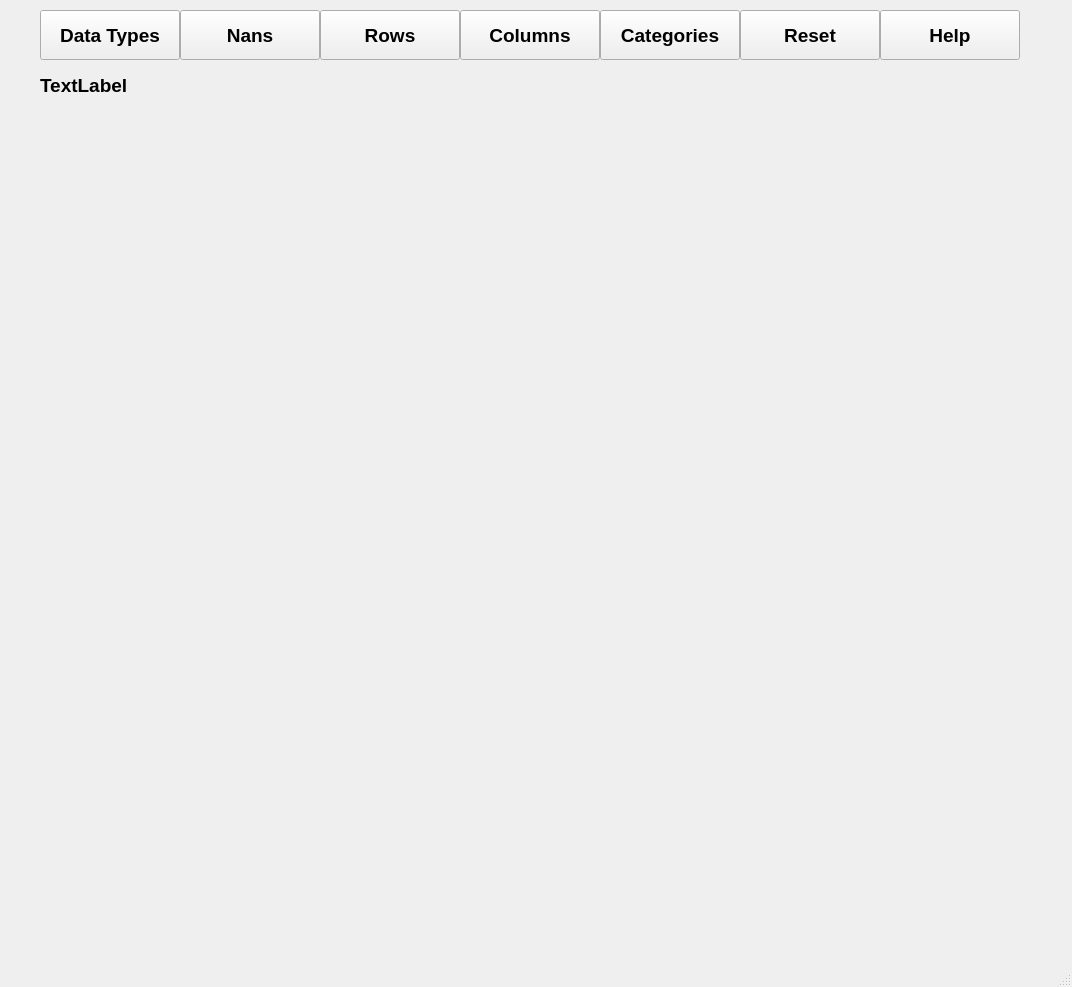
<?xml version="1.0" encoding="UTF-8"?>
<ui version="4.0">
 <class>MainWindow</class>
 <widget class="QMainWindow" name="MainWindow">
  <property name="geometry">
   <rect>
    <x>0</x>
    <y>0</y>
    <width>1072</width>
    <height>987</height>
   </rect>
  </property>
  <property name="font">
   <font>
    <family>Arial</family>
    <pointsize>14</pointsize>
    <weight>75</weight>
    <bold>true</bold>
   </font>
  </property>
  <property name="windowTitle">
   <string>MainWindow</string>
  </property>
  <widget class="QWidget" name="centralwidget">
   <widget class="QPushButton" name="DataTypesbutton">
    <property name="geometry">
     <rect>
      <x>40</x>
      <y>10</y>
      <width>140</width>
      <height>50</height>
     </rect>
    </property>
    <property name="font">
     <font>
      <family>Arial</family>
      <pointsize>14</pointsize>
      <weight>75</weight>
      <bold>true</bold>
     </font>
    </property>
    <property name="text">
     <string>Data Types</string>
    </property>
   </widget>
   <widget class="QPushButton" name="Nansbutton">
    <property name="geometry">
     <rect>
      <x>180</x>
      <y>10</y>
      <width>140</width>
      <height>50</height>
     </rect>
    </property>
    <property name="font">
     <font>
      <weight>75</weight>
      <bold>true</bold>
     </font>
    </property>
    <property name="text">
     <string>Nans</string>
    </property>
   </widget>
   <widget class="QPushButton" name="Rowsbutton">
    <property name="geometry">
     <rect>
      <x>320</x>
      <y>10</y>
      <width>140</width>
      <height>50</height>
     </rect>
    </property>
    <property name="font">
     <font>
      <weight>75</weight>
      <bold>true</bold>
     </font>
    </property>
    <property name="text">
     <string>Rows</string>
    </property>
   </widget>
   <widget class="QPushButton" name="Columnsbutton">
    <property name="geometry">
     <rect>
      <x>460</x>
      <y>10</y>
      <width>140</width>
      <height>50</height>
     </rect>
    </property>
    <property name="font">
     <font>
      <weight>75</weight>
      <bold>true</bold>
     </font>
    </property>
    <property name="text">
     <string>Columns</string>
    </property>
   </widget>
   <widget class="QPushButton" name="Categoriesbutton">
    <property name="geometry">
     <rect>
      <x>600</x>
      <y>10</y>
      <width>140</width>
      <height>50</height>
     </rect>
    </property>
    <property name="font">
     <font>
      <weight>75</weight>
      <bold>true</bold>
     </font>
    </property>
    <property name="text">
     <string>Categories</string>
    </property>
   </widget>
   <widget class="QPushButton" name="InspectResetbutton">
    <property name="geometry">
     <rect>
      <x>740</x>
      <y>10</y>
      <width>140</width>
      <height>50</height>
     </rect>
    </property>
    <property name="font">
     <font>
      <weight>75</weight>
      <bold>true</bold>
     </font>
    </property>
    <property name="text">
     <string>Reset</string>
    </property>
   </widget>
   <widget class="QPushButton" name="InspectHelpbutton">
    <property name="geometry">
     <rect>
      <x>880</x>
      <y>10</y>
      <width>140</width>
      <height>50</height>
     </rect>
    </property>
    <property name="font">
     <font>
      <weight>75</weight>
      <bold>true</bold>
     </font>
    </property>
    <property name="text">
     <string>Help</string>
    </property>
   </widget>
   <widget class="QLabel" name="DataInspectsplash">
    <property name="geometry">
     <rect>
      <x>40</x>
      <y>60</y>
      <width>121</width>
      <height>51</height>
     </rect>
    </property>
    <property name="text">
     <string>TextLabel</string>
    </property>
   </widget>
   <widget class="QWidget" name="verticalLayoutWidget">
    <property name="geometry">
     <rect>
      <x>30</x>
      <y>160</y>
      <width>1001</width>
      <height>801</height>
     </rect>
    </property>
    <layout class="QVBoxLayout" name="dfcDataInspectionMainLayout">
     <property name="sizeConstraint">
      <enum>QLayout::SetNoConstraint</enum>
     </property>
    </layout>
   </widget>
  </widget>
  <widget class="QStatusBar" name="statusbar"/>
 </widget>
 <resources/>
 <connections/>
</ui>
